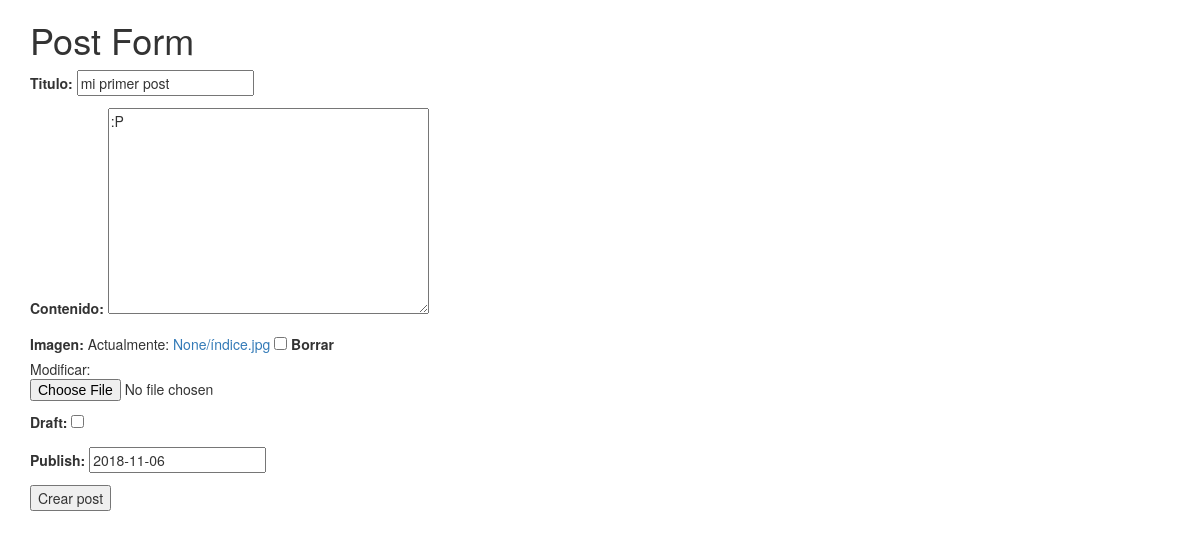
Screenshot of /posts/mi-primer-post/edit/ with the database file from the repository.
### posts/models.py (models this page shows, shortened)
class Post(models.Model):
	user = models.ForeignKey(settings.AUTH_USER_MODEL,default=1)
	titulo = models.CharField(max_length=150)
	slug = models.SlugField(unique=True)
	draft = models.BooleanField(default=False)
	publish = models.DateField(auto_now=False,auto_now_add=False)
	imagen = models.ImageField(upload_to=upload_location,null=True, blank = True,
		height_field="height_field",
		width_field="width_field")
	height_field =models.IntegerField(default=0)
	width_field =models.IntegerField(default=0)
	contenido = models.TextField()
	timestamp = models.DateTimeField(auto_now_add=True, auto_now=False)
	actualizado = models.DateTimeField(auto_now_add=False, auto_now=True)
	objects = PostManager()
	class Meta:
		ordering = ["-timestamp","-actualizado"]

### posts/views.py (the view)
# urls.py: url(r'^(?P<slug>[\w-]+)/edit/$', views.post_update, name="update"),
def post_update(request, slug=None):
	instance = get_object_or_404(Post, slug=slug)
	form = PostForm(request.POST or None, request.FILES or None, instance=instance)
	if form.is_valid():
		instance = form.save(commit=False)
		instance.save()
		messages.success(request,"Tu <a href='#'>post</a> se ha actualizado :D", extra_tags="html_safe")
		return HttpResponseRedirect(instance.get_absolute_url())
	context={
	"titulo":"instance.titulo",
	"instance":instance,
	"form": form,
	}
	return render(request,"post_form.html",context)

### posts/forms.py
class PostForm(forms.ModelForm):
	class Meta :
		model = Post
		fields = [
			"titulo",
			"contenido",
			"imagen",
			"draft",
			"publish",
			]

### posts/templates/post_form.html (shortened to what this page needs)
{%extends "base.html"%}
{%block content%}
        <h1>Post Form</h1>
        <form class="form-group" method="POST" action='' enctype="multipart/form-data">
        {{form.as_p}}
        <input type = 'submit', value="Crear post"/>
    </form>
{%endblock content%}

### rows the page displays
Post: titulo "mi primer post", contenido ":P", publish "2018-11-06"
